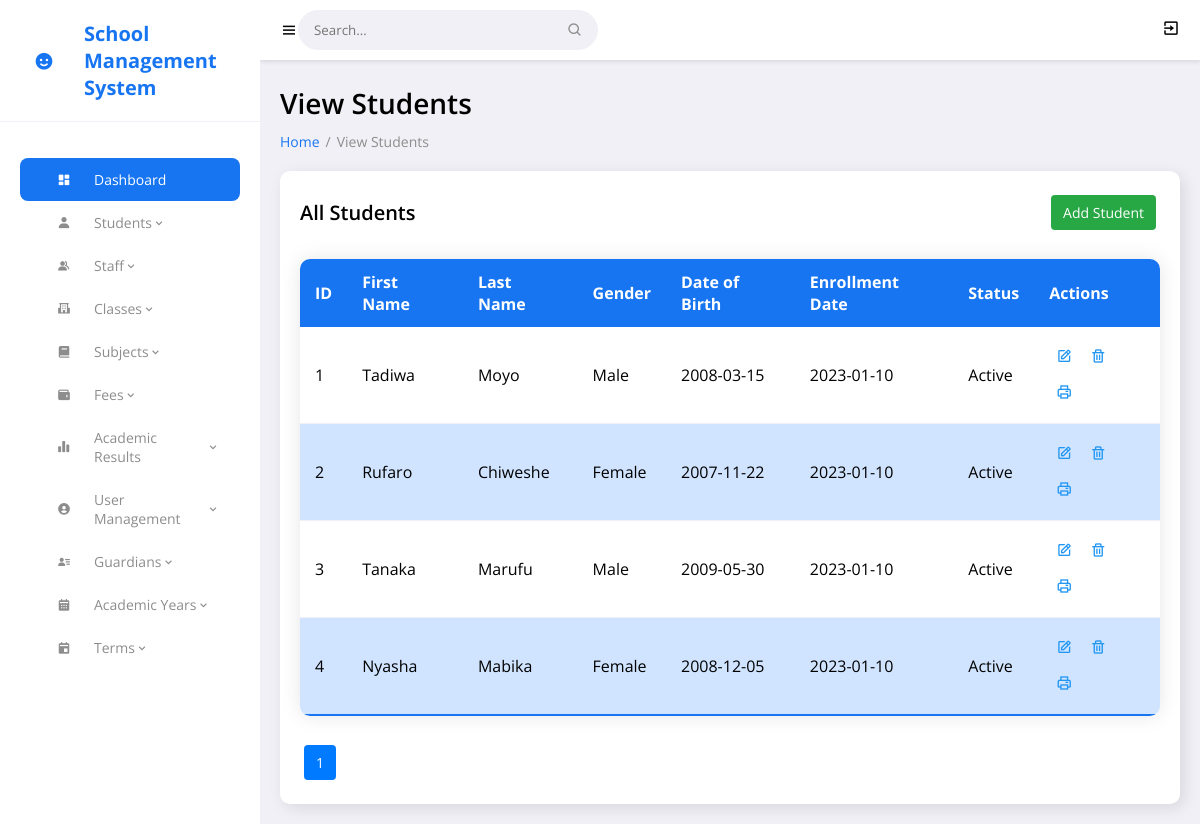
Screenshot of /students_view.php (signed in) with the database file from the repository.
### tables this page shows
CREATE TABLE `students` (
  `student_id` int(11) NOT NULL,
  `zimsec_candidate_number` varchar(20) NOT NULL,
  `first_name` varchar(50) NOT NULL,
  `last_name` varchar(50) NOT NULL,
  `date_of_birth` date NOT NULL,
  `gender` enum('Male','Female','Other') NOT NULL,
  `national_id` varchar(20) DEFAULT NULL,
  `birth_cert_number` varchar(20) NOT NULL,
  `address` text NOT NULL,
  `enrollment_date` date NOT NULL,
  `current_class_id` int(11) DEFAULT NULL,
  `status` enum('Active','Graduated','Transferred','Dropped Out') DEFAULT 'Active',
  `email` varchar(100) DEFAULT NULL,
  `phone_number` varchar(20) DEFAULT NULL
);

### students_view.php (the view, shortened to what this page needs)
<?php
include 'config.php';
$limit = 10;
$page = isset($_GET['page']) ? intval($_GET['page']) : 1;
$offset = ($page - 1) * $limit;
if ($userRole === 'Parent') {
    $stmt = $conn->prepare("SELECT student_id, first_name, last_name, gender, date_of_birth, enrollment_date, status
        FROM students
        WHERE student_id = ?
        LIMIT ? OFFSET ?");
    $stmt->bind_param("iii", $associatedId, $limit, $offset);
    $stmt->execute();
    $students = $stmt->get_result();
    $stmt->close();
} elseif ($userRole === 'Admin') {
    $students = $conn->query("SELECT student_id, first_name, last_name, gender, date_of_birth, enrollment_date, status
        FROM students
        LIMIT $limit OFFSET $offset");
} else {
    $students = $conn->query("SELECT * FROM students WHERE 1=0");
}
$totalRecordsQuery = $conn->query("SELECT COUNT(*) AS total FROM students");
$totalRecords = $totalRecordsQuery->fetch_assoc()['total'];
$totalPages = ceil($totalRecords / $limit);
?>
<!DOCTYPE html>
<html lang="en">
<head>
	<link href='https://unpkg.com/boxicons@2.0.9/css/boxicons.min.css' rel='stylesheet'>
	<link rel="stylesheet" href="css/style.css">
</head>
<body>
	<?php include 'includes/sidebar.php'; ?>
	<section id="content">
		<?php include 'includes/navbar.php'; ?>
		<main>
			<h1 class="title">View Students</h1>
			<ul class="breadcrumbs">
				<li><a href="admin_dashboard.php">Home</a></li>
				<li class="divider">/</li>
				<li><a href="#" class="active">View Students</a></li>
			</ul>
			<div class="data">
				<div class="content-data">
					<div class="head">
						<h3>All Students</h3>
						<a href="students_add.php" class="btn-add">Add Student</a>
					</div>
					<table class="styled-table">
						<thead>
							<tr>
								<th>ID</th>
								<th>First Name</th>
								<th>Last Name</th>
								<th>Gender</th>
								<th>Date of Birth</th>
								<th>Enrollment Date</th>
								<th>Status</th>
								<th>Actions</th>
							</tr>
						</thead>
						<tbody>
							<?php while ($row = $students->fetch_assoc()): ?>
								<tr>
									<td><?php echo $row['student_id']; ?></td>
									<td><?php echo $row['first_name']; ?></td>
									<td><?php echo $row['last_name']; ?></td>
									<td><?php echo $row['gender']; ?></td>
									<td><?php echo $row['date_of_birth']; ?></td>
									<td><?php echo $row['enrollment_date']; ?></td>
									<td><?php echo $row['status']; ?></td>
									<td>
										<a href="students_edit.php?id=<?php echo $row['student_id']; ?>" title="Edit" class="action-icon action-icon-edit">
											<i class='bx bx-edit'></i>
										</a>
										<a href="students_delete.php?id=<?php echo $row['student_id']; ?>" title="Delete" class="action-icon action-icon-delete" onclick="return confirm('Are you sure you want to delete this student?');">
											<i class='bx bx-trash'></i>
										</a>
										<a href="students_print.php?id=<?php echo $row['student_id']; ?>" title="Print" class="action-icon action-icon-print">
											<i class='bx bx-printer'></i>
										</a>
									</td>
								</tr>
							<?php endwhile; ?>
						</tbody>
					</table>
					<div class="pagination">
						<?php for ($i = 1; $i <= $totalPages; $i++): ?>
							<a href="?page=<?php echo $i; ?>" class="btn-page <?php echo $i === $page ? 'active' : ''; ?>"><?php echo $i; ?></a>
						<?php endfor; ?>
					</div>
				</div>
			</div>
		</main>
	</section>
</body>
</html>

### css/style.css (style rules this page uses)
* { font-family: 'Open Sans', sans-serif; margin: 0; padding: 0; box-sizing: border-box; }
:root { --grey: #F1F0F6; --dark-grey: #8D8D8D; --light: #fff; --dark: #000; --green: #81D43A; --light-green: #E3FFCB; --blue: #1775F1; --light-blue: #D0E4FF; --dark-blue: #0C5FCD; --red: #FC3B56; }
html { overflow-x: hidden; }
body { background: var(--grey); overflow-x: hidden; }
a { text-decoration: none; }
li { list-style: none; }
#content { position: relative; width: calc(100% - 260px); left: 260px; transition: all .3s ease; }
main { width: 100%; padding: 24px 20px 20px 20px; }
main .title { font-size: 28px; font-weight: 600; margin-bottom: 10px; }
main .breadcrumbs { display: flex; grid-gap: 6px; }
main .breadcrumbs li, main .breadcrumbs li a { font-size: 14px; }
main .breadcrumbs li a { color: var(--blue); }
main .breadcrumbs li a.active, main .breadcrumbs li.divider { color: var(--dark-grey); pointer-events: none; }
main .data { display: flex; grid-gap: 20px; margin-top: 20px; flex-wrap: wrap; }
main .data .content-data { flex-grow: 1; flex-basis: 400px; padding: 20px; background: var(--light); border-radius: 10px; box-shadow: 4px 4px 16px rgba(0, 0, 0, .1); }
main .content-data .head { display: flex; justify-content: space-between; align-items: center; margin-bottom: 24px; }
main .content-data .head h3 { font-size: 20px; font-weight: 600; }
.styled-table { width: 100%; border-collapse: collapse; margin: 25px 0; font-size: 16px; font-family: 'Open Sans', sans-serif; box-shadow: 0 0 20px rgba(0, 0, 0, 0.1); border-radius: 10px; overflow: hidden; }
.styled-table thead tr { background-color: var(--blue); color: var(--light); text-align: left; font-weight: bold; }
.styled-table th, .styled-table td { padding: 12px 15px; }
.styled-table tbody tr { border-bottom: 1px solid var(--grey); }
.styled-table tbody tr:nth-of-type(even) { background-color: var(--light-blue); }
.styled-table tbody tr:last-of-type { border-bottom: 2px solid var(--blue); }
.styled-table tbody td { transition: all 0.3s ease; }
.btn-add, .btn-print, .btn-edit, .btn-delete, .btn-prev, .btn-next, .btn-page { padding: 8px 12px; margin: 4px; border: none; border-radius: 4px; text-decoration: none; color: #fff; font-size: 14px; cursor: pointer; display: inline-flex; align-items: center; gap: 6px; }
.btn-add { background-color: #28a745; }
.btn-prev, .btn-next, .btn-page { background-color: #6c757d; }
.btn-page.active { background-color: #007bff; }

### students_view.php (style rules this page uses)
.action-icon { display: inline-block; padding: 5px; border: 2px solid transparent; border-radius: 50%; transition: border-color 0.3s ease, background-color 0.3s ease; color: white; }
.action-icon-edit { color: #2196F3; }
.action-icon-delete { color: #2196F3; }
.action-icon-print { color: #2196F3; }

### rows the page displays
students: student_id "1", first_name "Tadiwa", last_name "Moyo", gender "Male", date_of_birth "2008-03-15", enrollment_date "2023-01-10", status "Active"
students: student_id "2", first_name "Rufaro", last_name "Chiweshe", gender "Female", date_of_birth "2007-11-22", enrollment_date "2023-01-10", status "Active"
students: student_id "3", first_name "Tanaka", last_name "Marufu", gender "Male", date_of_birth "2009-05-30", enrollment_date "2023-01-10", status "Active"
students: student_id "4", first_name "Nyasha", last_name "Mabika", gender "Female", date_of_birth "2008-12-05", enrollment_date "2023-01-10", status "Active"
